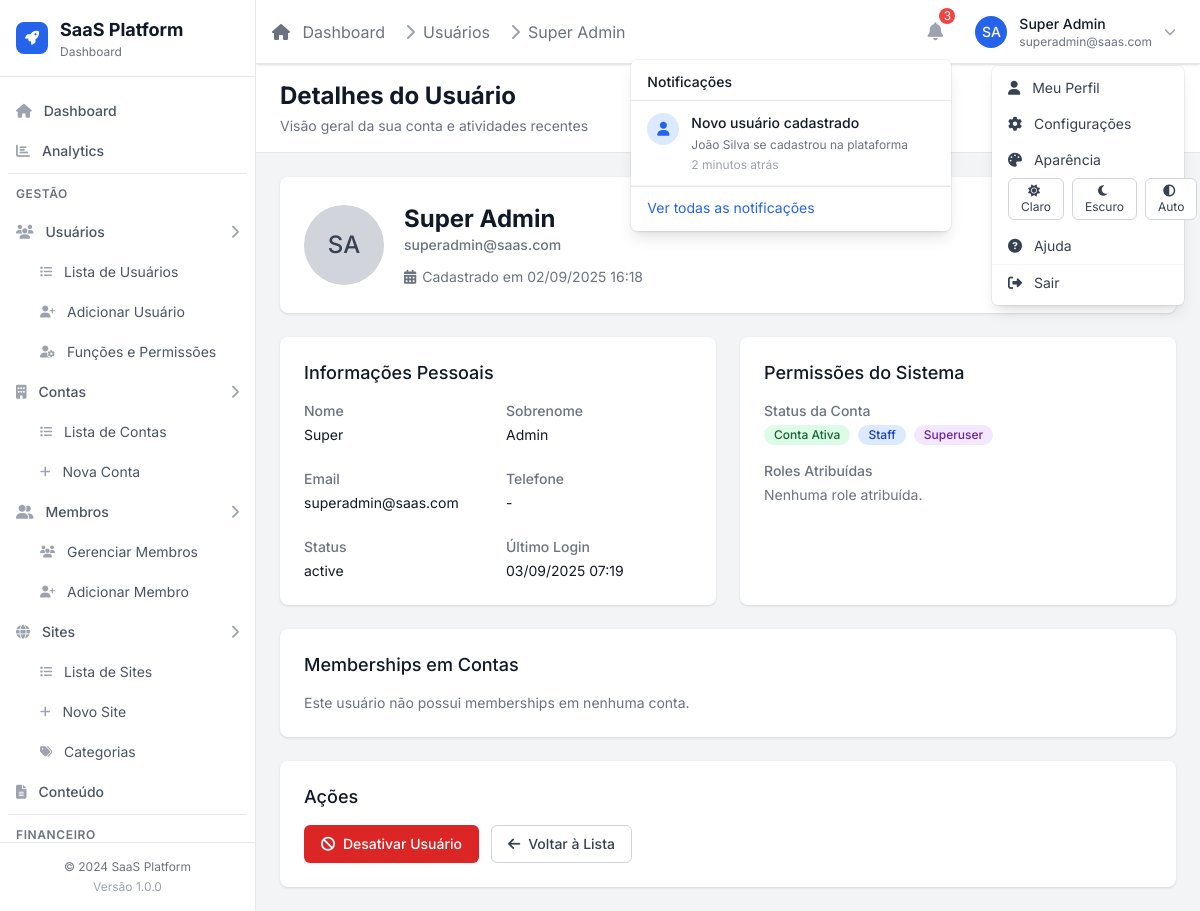
/admin-panel/users/1/ (signed in), run on an earlier commit of the app's database.
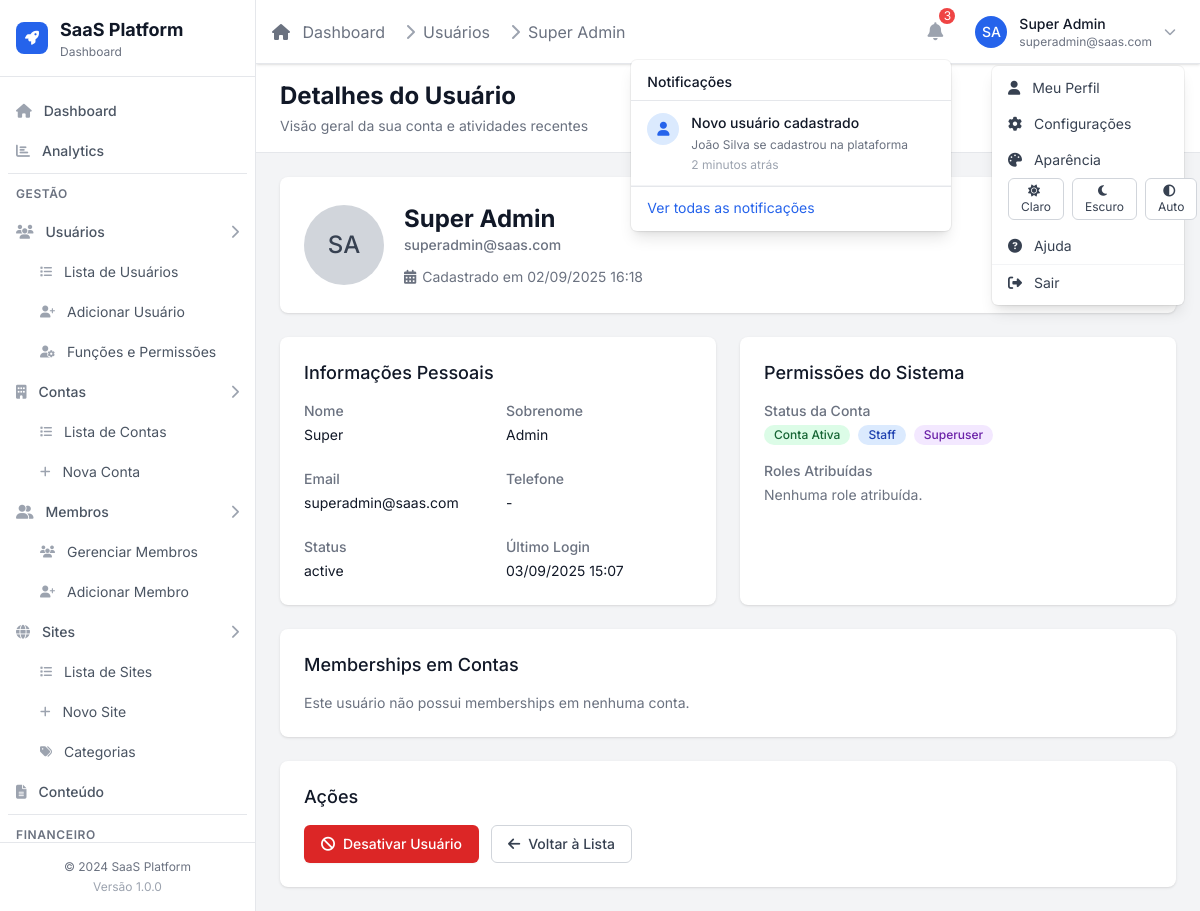
And on a later commit of the database.
### users/models.py (models this page shows, shortened)
class User(AbstractUser):
    STATUS_CHOICES = [
        ('active', _('Ativo')),
        ('inactive', _('Inativo')),
        ('pending', _('Pendente')),
        ('suspended', _('Suspenso')),
    ]
    USER_TYPE_CHOICES = [
        ('user', _('Usuário Comum')),
        ('admin', _('Administrador')),
        ('superadmin', _('Super Administrador')),
    ]
    email = models.EmailField(_('Email'), unique=True)
    phone = models.CharField(_('Telefone'), max_length=20, blank=True, null=True)
    avatar = models.ImageField(
        _('Avatar'),
        upload_to='avatars/',
        blank=True,
        null=True,
        help_text=_('Imagem de perfil do usuário')
    )
    status = models.CharField(
        _('Status'),
        max_length=20,
        choices=STATUS_CHOICES,
        default='active'
    )
    user_type = models.CharField(
        _('Tipo de Usuário'),
        max_length=20,
        choices=USER_TYPE_CHOICES,
        default='user'
    )
    created_at = models.DateTimeField(_('Criado em'), auto_now_add=True)
    updated_at = models.DateTimeField(_('Atualizado em'), auto_now=True)
    last_login_ip = models.GenericIPAddressField(
        _('Último IP de login'),
        blank=True,
        null=True
    )
    email_verified = models.BooleanField(_('Email verificado'), default=False)
    phone_verified = models.BooleanField(_('Telefone verificado'), default=False)
    failed_login_attempts = models.PositiveIntegerField(
        _('Tentativas de login falhadas'),
        default=0
    )
    locked_until = models.DateTimeField(
        _('Bloqueado até'),
        blank=True,
        null=True
    )
    is_deleted = models.BooleanField(
        _('Deletado'),
        default=False,
        help_text=_('Indica se o usuário foi deletado (soft delete)')
    )
    deleted_at = models.DateTimeField(
        _('Deletado em'),
        blank=True,
        null=True
    )
    USERNAME_FIELD = 'email'
    REQUIRED_FIELDS = ['username', 'first_name', 'last_name']
    objects = UserManager()  # Manager padrão que filtra usuários não deletados
    all_objects = models.Manager()  # Manager que retorna todos os usuários
    class Meta:
        verbose_name = _('Usuário')
        verbose_name_plural = _('Usuários')
        ordering = ['-created_at']
    def get_full_name(self):
        return f"{self.first_name} {self.last_name}".strip() or self.username
    def delete(self, *args, **kwargs):
        """Override do delete padrão para usar soft delete"""
        self.soft_delete()

### admin_panel/views.py (the view)
# urls.py: path('users/<int:user_id>/', views.user_detail, name='user_detail'),
@login_required
def user_detail(request, user_id):
    if not request.user.is_staff:
        raise PermissionDenied('Você não tem permissão para acessar o painel administrativo.')
    user = get_object_or_404(User, id=user_id)
    memberships = AccountMembership.objects.filter(user=user).select_related('account')
    user_roles = UserRole.objects.filter(user=user).select_related('role', 'account')
    pending_invitations = AccountInvitation.objects.filter(
        email=user.email,
        status='pending'
    ).select_related('account', 'invited_by')
    context = {
        'user': user,
        'memberships': memberships,
        'user_roles': user_roles,
        'pending_invitations': pending_invitations,
    }
    return render(request, 'admin_panel/users/detail.html', context)

### users/models.py (called while the page is built)
    def get_queryset(self):
        return super().get_queryset().filter(is_deleted=False)

### templates/admin_panel/users/detail.html (shortened to what the changed rows need)
{% extends 'dashboard/base_dashboard.html' %}
{% load static %}
{% block page_title %}Detalhes do Usuário{% endblock %}
{% block breadcrumb %}
<nav class="flex" aria-label="Breadcrumb">
    <ol class="inline-flex items-center space-x-1 md:space-x-3">
        <li>
            <div class="flex items-center">
                <i class="fas fa-chevron-right text-gray-400 mx-2"></i>
                <span class="text-gray-500 dark:text-gray-400">{{ user.get_full_name|default:user.email }}</span>
            </div>
        </li>
    </ol>
</nav>
{% endblock %}
{% block dashboard_content %}
<div class="space-y-6">
    <div class="bg-white dark:bg-gray-800 shadow rounded-lg">
        <div class="px-4 py-5 sm:p-6">
            <div class="flex items-center space-x-5">
                <div class="flex-shrink-0">
                    {% if user.avatar %}
                    <img class="h-20 w-20 rounded-full" src="{{ user.avatar.url }}" alt="{{ user.get_full_name }}">
                    {% else %}
                    <div class="h-20 w-20 rounded-full bg-gray-300 dark:bg-gray-600 flex items-center justify-center">
                        <span class="text-2xl font-medium text-gray-700 dark:text-gray-300">
                            {{ user.first_name|first|upper }}{{ user.last_name|first|upper }}
                        </span>
                    </div>
                    {% endif %}
                </div>
                <div class="flex-1 min-w-0">
                    <h1 class="text-2xl font-bold text-gray-900 dark:text-white">
                        {{ user.get_full_name|default:"Sem nome" }}
                    </h1>
                    <p class="text-sm font-medium text-gray-500 dark:text-gray-400">
                        {{ user.email }}
                    </p>
                    <div class="mt-1 flex flex-col sm:flex-row sm:flex-wrap sm:space-x-6">
                        <div class="mt-2 flex items-center text-sm text-gray-500 dark:text-gray-400">
                            <i class="fas fa-calendar-alt mr-1.5"></i>
                            Cadastrado em {{ user.date_joined|date:"d/m/Y H:i" }}
                        </div>
                    </div>
                </div>
            </div>
        </div>
    </div>
    <div class="grid grid-cols-1 lg:grid-cols-2 gap-6">
        <div class="bg-white dark:bg-gray-800 shadow rounded-lg">
            <div class="px-4 py-5 sm:p-6">
                <dl class="grid grid-cols-1 gap-x-4 gap-y-6 sm:grid-cols-2">
                    <div>
                        <dt class="text-sm font-medium text-gray-500 dark:text-gray-400">
                            Nome
                        </dt>
                        <dd class="mt-1 text-sm text-gray-900 dark:text-white">
                            {{ user.first_name|default:"-" }}
                        </dd>
                    </div>
                    <div>
                        <dt class="text-sm font-medium text-gray-500 dark:text-gray-400">
                            Sobrenome
                        </dt>
                        <dd class="mt-1 text-sm text-gray-900 dark:text-white">
                            {{ user.last_name|default:"-" }}
                        </dd>
                    </div>
                    <div>
                        <dt class="text-sm font-medium text-gray-500 dark:text-gray-400">
                            Email
                        </dt>
                        <dd class="mt-1 text-sm text-gray-900 dark:text-white">
                            {{ user.email }}
                        </dd>
                    </div>
                    <div>
                        <dt class="text-sm font-medium text-gray-500 dark:text-gray-400">
                            Telefone
                        </dt>
                        <dd class="mt-1 text-sm text-gray-900 dark:text-white">
                            {{ user.phone|default:"-" }}
                        </dd>
                    </div>
                    <div>
                        <dt class="text-sm font-medium text-gray-500 dark:text-gray-400">
                            Status
                        </dt>
                        <dd class="mt-1 text-sm text-gray-900 dark:text-white">
                            {{ user.status|default:"-" }}
                        </dd>
                    </div>
                    <div>
                        <dt class="text-sm font-medium text-gray-500 dark:text-gray-400">
                            Último Login
                        </dt>
                        <dd class="mt-1 text-sm text-gray-900 dark:text-white">
                            {% if user.last_login %}
                                {{ user.last_login|date:"d/m/Y H:i" }}
                            {% else %}
                                Nunca fez login
                            {% endif %}
                        </dd>
                    </div>
                </dl>
            </div>
        </div>
    </div>
</div>
{% endblock %}

### templates/dashboard/base_dashboard.html (shortened to what the changed rows need)
{% extends 'base.html' %}
{% block content %}
<div class="h-screen flex overflow-hidden bg-gray-100 dark:bg-gray-900" x-data="{ sidebarOpen: false }">
    <div class="hidden md:flex md:flex-shrink-0">
        <div class="flex flex-col w-64">
            <div class="flex flex-col h-0 flex-1 bg-white dark:bg-gray-800 border-r border-gray-200 dark:border-gray-700">
                {% include 'dashboard/partials/sidebar_content.html' %}
            </div>
        </div>
    </div>
    <div class="flex flex-col w-0 flex-1 overflow-hidden">
        <div class="relative z-10 flex-shrink-0 flex h-16 bg-white dark:bg-gray-800 shadow border-b border-gray-200 dark:border-gray-700">
            <div class="flex-1 px-4 flex justify-between items-center">
                <div class="flex items-center space-x-4">
                    <nav class="hidden sm:flex" aria-label="Breadcrumb">
                        <ol class="flex items-center space-x-2">
                            {% block breadcrumb %}{% endblock %}
                        </ol>
                    </nav>
                </div>
                <div class="flex items-center space-x-4">
                    <div class="relative" x-data="{ open: false }">
                        <button @click="open = !open"
                                class="flex items-center space-x-3 p-2 rounded-lg hover:bg-gray-50 dark:hover:bg-gray-700 focus:outline-none focus:ring-2 focus:ring-primary-500">
                            <div class="w-8 h-8 bg-primary-600 rounded-full flex items-center justify-center">
                                {% if user.avatar %}
                                    <img src="{{ user.avatar.url }}" alt="{{ user.get_full_name }}" class="w-8 h-8 rounded-full object-cover">
                                {% else %}
                                    <span class="text-white text-sm font-medium">{{ user.first_name|first|upper }}{{ user.last_name|first|upper }}</span>
                                {% endif %}
                            </div>
                            <div class="hidden sm:block text-left">
                                <p class="text-sm font-medium text-gray-900 dark:text-white">{{ user.get_full_name|default:user.username }}</p>
                                <p class="text-xs text-gray-500 dark:text-gray-400">{{ user.email }}</p>
                            </div>
                        </button>
                    </div>
                </div>
            </div>
        </div>
        <main class="flex-1 relative overflow-y-auto focus:outline-none">
            {% block page_header %}
                <div class="bg-white dark:bg-gray-800 border-b border-gray-200 dark:border-gray-700 px-4 py-4 sm:px-6">
                    <div class="flex items-center justify-between">
                        <div>
                            <h1 class="text-2xl font-bold text-gray-900 dark:text-white hidden sm:block">
                                {% block page_title %}Dashboard{% endblock %}
                            </h1>
                        </div>
                    </div>
                </div>
            {% endblock %}
            <div class="px-4 py-6 sm:px-6">
                {% block dashboard_content %}{% endblock %}
            </div>
        </main>
    </div>
</div>
{% endblock %}

What changed in the data, as far as the page shows it:
changed User "Super Admin": last_login "03/09/2025 07:19" → "03/09/2025 15:07"
